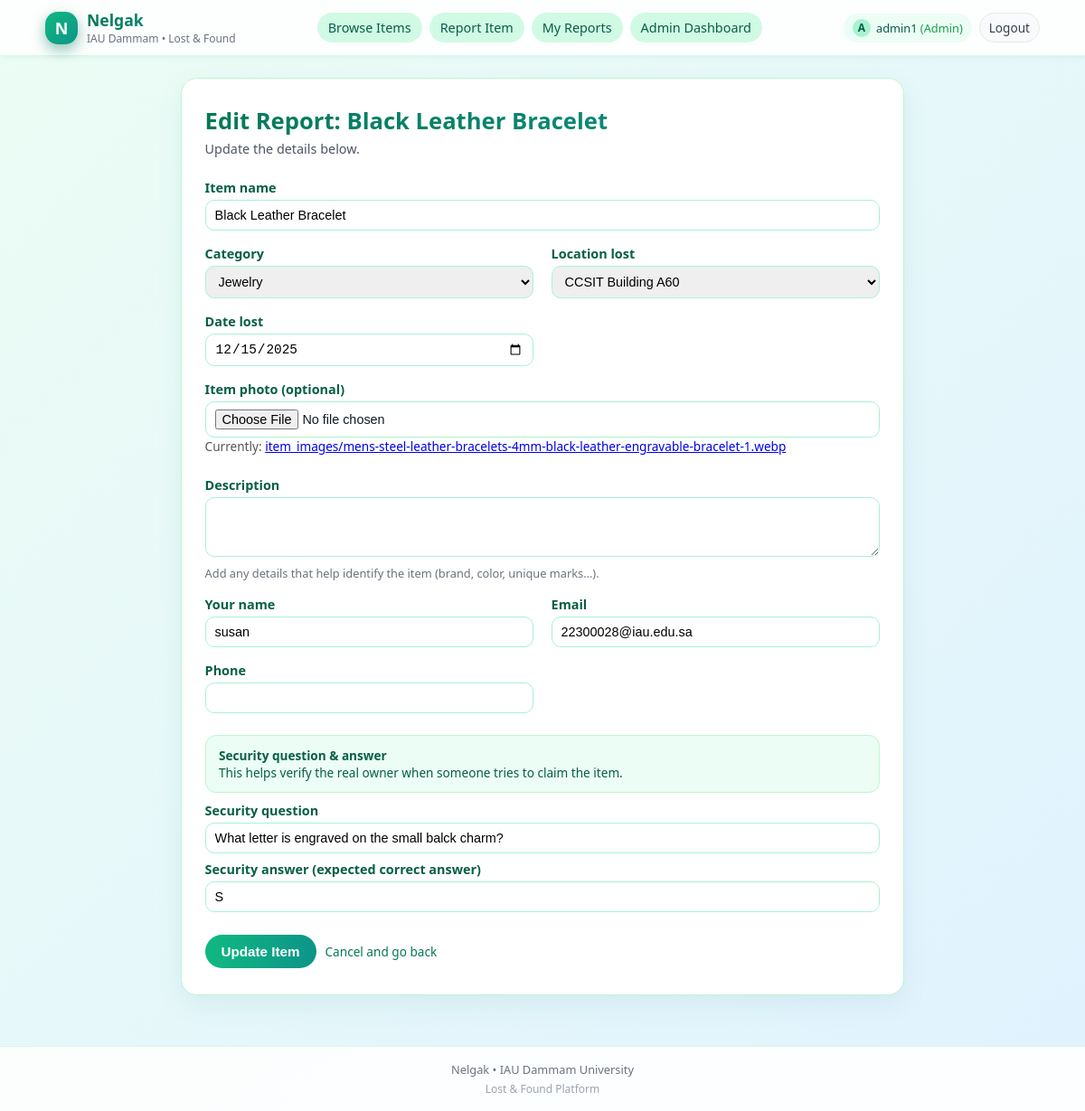
Screenshot of /edit-item/8/ (signed in) with the database file from the repository.
### lostandfound/models.py (models this page shows, shortened)
class LostItem(models.Model):
    CATEGORY_CHOICES = [
        ('Electronics', 'Electronics'),
        ('Jewelry', 'Jewelry'),
        ('Clothing', 'Clothing'),
        ('Bags', 'Bags'),
        ('Keys', 'Keys'),
        ('Documents', 'Documents'),
        ('Pets', 'Pets'),
        ('Sports Equipment', 'Sports Equipment'),
        ('Other', 'Other'),
    ]
    LOCATION_CHOICES = [
        ('CCSIT Building A60', 'CCSIT Building A60'),
        ('CCSIT Building A61', 'CCSIT Building A61'),
    ]
    STATUS_CHOICES = [
        ('not_found', 'Not Found'),
        ('found', 'Found'),
    ]
    item_name = models.CharField(max_length=100)
    description = models.TextField(blank=True)
    building_number = models.CharField(max_length=10, default='A60')
    category = models.CharField(max_length=50, choices=CATEGORY_CHOICES)
    location_lost = models.CharField(max_length=50, choices=LOCATION_CHOICES)
    date_lost = models.DateField()
    status = models.CharField(
        max_length=20,
        choices=STATUS_CHOICES,
        default='not_found'
    )
    college = models.CharField(
        max_length=50,
        default='CCIS',
        blank=True
    )
    reported_by = models.ForeignKey(
        User,
        on_delete=models.SET_NULL,
        null=True,
        blank=True,
        related_name='lost_items'
    )
    security_question = models.CharField(max_length=255)
    security_answer = models.CharField(max_length=255)
    image = models.ImageField(upload_to='item_images/', blank=True, null=True)
    contact_name = models.CharField(max_length=100)
    contact_email = models.EmailField(blank=True)
    contact_phone = models.CharField(max_length=20, blank=True)
    created_at = models.DateTimeField(auto_now_add=True)

### lostandfound/views.py (the view)
# urls.py: path('edit-item/<int:pk>/', views.edit_item, name='edit_item'), # New URL pattern for editing an item
@staff_member_required
def edit_item(request, pk):
    item = get_object_or_404(LostItem, pk=pk)
    if request.method == 'POST':
        form = LostItemForm(request.POST, request.FILES, instance=item)
        if form.is_valid():
            form.save()
            messages.success(request, "Item updated successfully.")
            return redirect('admin_dashboard')
    else:
        form = LostItemForm(instance=item)
    return render(request, 'lostandfound/edit_item.html', {'form': form, 'item': item})

### lostandfound/forms.py
class LostItemForm(forms.ModelForm):
    class Meta:
        model = LostItem
        fields = [
            'item_name',
            'description',
            'category',
            'location_lost',
            'date_lost',
            'image',
            'contact_name',
            'contact_email',
            'contact_phone',
            'security_question',
            'security_answer',
        ]
        widgets = {
            'date_lost': forms.DateInput(attrs={'type': 'date'}),
            'description': forms.Textarea(attrs={'rows': 3}),
        }
    def __init__(self, *args, **kwargs):
        super().__init__(*args, **kwargs)
        self.fields['security_question'].required = True
        self.fields['security_answer'].required = True

### lostandfound/templates/lostandfound/edit_item.html (shortened to what this page needs)
{% extends "base.html" %}
{% block content %}
<div style="
    max-width: 800px;
    margin: 0 auto;
">
  <div style="
      background: white;
      border-radius: 18px;
      padding: 1.8rem 1.6rem;
      box-shadow: 0 10px 30px rgba(15,118,110,0.08);
      border: 1px solid #bbf7d0;
  ">
    <h1 style="
        margin-top: 0;
        font-size: 1.6rem;
        font-weight: 700;
        background: linear-gradient(to right, #047857, #0d9488);
        -webkit-background-clip: text;
        -webkit-text-fill-color: transparent;
        margin-bottom: 0.25rem;
    ">
      Edit Report: {{ item.item_name }}
    </h1>
    <p style="margin: 0 0 1.5rem 0; color:#4b5563; font-size:0.9rem;">
      Update the details below.
    </p>
    <form method="post" enctype="multipart/form-data">
      <div style="
          display:grid;
          grid-template-columns: 1fr 1fr;
          gap: 1rem 1.2rem;
      ">
        <div style="grid-column: span 2;">
          <label style="font-size:0.9rem; font-weight:600; color:#065f46; display:block; margin-bottom:4px;">
            Item name
          </label>
          {{ form.item_name }}
        </div>
        <div>
          <label style="font-size:0.9rem; font-weight:600; color:#065f46; display:block; margin-bottom:4px;">
            Category
          </label>
          {{ form.category }}
        </div>
        <div>
          <label style="font-size:0.9rem; font-weight:600; color:#065f46; display:block; margin-bottom:4px;">
            Location lost
          </label>
          {{ form.location_lost }}
        </div>
        <div>
          <label style="font-size:0.9rem; font-weight:600; color:#065f46; display:block; margin-bottom:4px;">
            Date lost
          </label>
          {{ form.date_lost }}
        </div>
        <div style="grid-column: span 2;">
          <label style="font-size:0.9rem; font-weight:600; color:#065f46; display:block; margin-bottom:4px;">
            Item photo (optional)
          </label>
          <input type="file"
                name="image"
                accept="image/*"
                style="
                  width:100%;
                  padding:8px 10px;
                  border-radius:10px;
                  border:1px solid #a7f3d0;
                  background:white;
                  font-size:0.9rem;
                  cursor:pointer;
                ">
          {% if item.image %}
            <div style="margin-bottom:8px; font-size:0.85rem; color:#555;">
              Currently: <a href="{{ item.image.url }}" target="_blank">{{ item.image.name }}</a>
            </div>
          {% endif %}
        </div>
        <div style="grid-column: span 2;">
          <label style="font-size:0.9rem; font-weight:600; color:#065f46; display:block; margin-bottom:4px;">
            Description
          </label>
          {{ form.description }}
          <p style="margin:4px 0 0; font-size:0.8rem; color:#6b7280;">
            Add any details that help identify the item (brand, color, unique marks…).
          </p>
        </div>
        <div>
          <label style="font-size:0.9rem; font-weight:600; color:#065f46; display:block; margin-bottom:4px;">
            Your name
          </label>
          {{ form.contact_name }}
        </div>
        <div>
          <label style="font-size:0.9rem; font-weight:600; color:#065f46; display:block; margin-bottom:4px;">
            Email
          </label>
          {{ form.contact_email }}
        </div>
        <div>
          <label style="font-size:0.9rem; font-weight:600; color:#065f46; display:block; margin-bottom:4px;">
            Phone
          </label>
          {{ form.contact_phone }}
        </div>
        <div style="grid-column: span 2; margin-top:0.5rem;">
          <div style="
              padding:0.75rem 0.9rem;
              border-radius:12px;
              background:#ecfdf5;
              border:1px solid #bbf7d0;
              margin-bottom:0.6rem;
              font-size:0.85rem;
              color:#065f46;
          ">
            <strong>Security question &amp; answer</strong><br>
            This helps verify the real owner when someone tries to claim the item.
          </div>
          <label style="font-size:0.9rem; font-weight:600; color:#065f46; display:block; margin-bottom:4px;">
            Security question
          </label>
          {{ form.security_question }}
          <div style="height:0.5rem;"></div>
          <label style="font-size:0.9rem; font-weight:600; color:#065f46; display:block; margin-bottom:4px;">
            Security answer (expected correct answer)
          </label>
          {{ form.security_answer }}
        </div>
      </div>
      <div style="margin-top:1.6rem; display:flex; gap:10px; align-items:center;">
        <button type="submit"
                style="
                  padding:10px 18px;
                  border-radius:999px;
                  border:none;
                  background:linear-gradient(to right,#10b981,#0d9488);
                  color:white;
                  font-weight:600;
                  cursor:pointer;
                  font-size:0.95rem;
                ">
          Update Item
        </button>
        <a href="{% url 'admin_dashboard' %}"
           style="
             font-size:0.85rem;
             color:#047857;
             text-decoration:none;
           ">
          Cancel and go back
        </a>
      </div>
    </form>
  </div>
</div>
{% endblock %}

### lostandfound/templates/base.html (shortened to what this page needs)
<!DOCTYPE html>
<html lang="en">
<head>
</head>
<body>
  <div class="page">
    <header class="site-header">
      <div class="header-inner">
        <div class="brand">
          <div class="brand-icon">N</div>
          <div>
            <div class="brand-text-main">Nelgak</div>
            <div class="brand-text-sub">IAU Dammam • Lost &amp; Found</div>
          </div>
        </div>
        <nav class="nav-main">
          <a href="{% url 'home' %}"
             class="nav-btn {% if request.resolver_match.url_name == 'home' %}nav-btn-active{% endif %}">
            Browse Items
          </a>
          <a href="{% url 'report_item' %}"
             class="nav-btn {% if request.resolver_match.url_name == 'report_item' %}nav-btn-active{% endif %}">
            Report Item
          </a>
          {% if user.is_authenticated %}
            <a href="{% url 'my_reports' %}"
               class="nav-btn {% if request.resolver_match.url_name == 'my_reports' %}nav-btn-active{% endif %}">
              My Reports
            </a>
          {% endif %}
          {% if user.is_staff %}
            <a href="{% url 'admin_dashboard' %}"
              class="nav-btn {% if request.resolver_match.url_name == 'admin_dashboard' %}nav-btn-active{% endif %}">
              Admin Dashboard
            </a>
          {% endif %}
        </nav>
        <div class="user-area">
          {% if user.is_authenticated %}
            <div class="user-chip">
              <div class="user-circle">
                {{ user.username|first|upper }}
              </div>
              <span>
                {{ user.get_full_name|default:user.username }}
                {% if user.is_staff %}<span style="color:#16a34a;"> (Admin)</span>{% endif %}
              </span>
            </div>
            <a href="{% url 'user_logout' %}" class="btn-link">
              Logout
            </a>
          {% else %}
            <a href="{% url 'login' %}" class="btn-link btn-login">
              Login
            </a>
          {% endif %}
        </div>
      </div>
    </header>
    <main class="site-main">
      {% block content %}{% endblock %}
    </main>
    <footer class="site-footer">
      <div>Nelgak • IAU Dammam University</div>
      <div class="sub">Lost &amp; Found Platform</div>
    </footer>
  </div>
</body>
</html>

### lostandfound/templates/base.html (style rules this page uses)
body { margin: 0; font-family: system-ui, -apple-system, BlinkMacSystemFont, "Segoe UI", sans-serif; background: linear-gradient(to bottom right, #ecfdf5, #e0f2fe); color: #111827; }
.page { min-height: 100vh; display: flex; flex-direction: column; }
.site-header { position: sticky; top: 0; z-index: 50; background: rgba(255,255,255,0.9); backdrop-filter: blur(10px); border-bottom: 1px solid #d1fae5; box-shadow: 0 2px 6px rgba(15,118,110,0.06); }
.header-inner { max-width: 1100px; margin: 0 auto; padding: 10px 16px; display: flex; align-items: center; justify-content: space-between; gap: 12px; flex-wrap: wrap; }
.brand { display: flex; align-items: center; gap: 10px; }
.brand-icon { width: 36px; height: 36px; border-radius: 14px; background: linear-gradient(to bottom right, #10b981, #0d9488); display: flex; align-items: center; justify-content: center; box-shadow: 0 6px 16px rgba(4,120,87,0.45); color: white; font-weight: 700; font-size: 18px; }
.brand-text-main { font-size: 1.1rem; font-weight: 700; background: linear-gradient(to right, #047857, #0d9488); -webkit-background-clip: text; -webkit-text-fill-color: transparent; }
.brand-text-sub { font-size: 0.75rem; color: #6b7280; }
.nav-main { display: flex; gap: 8px; flex-wrap: wrap; justify-content: center; }
.nav-btn { padding: 7px 12px; border-radius: 999px; border: none; text-decoration: none; font-size: 0.9rem; font-weight: 500; color: #065f46; background: #d1fae5; cursor: pointer; transition: background 0.15s ease, transform 0.1s ease; }
.user-area { display: flex; align-items: center; gap: 8px; flex-wrap: wrap; justify-content: flex-end; }
.user-chip { display: flex; align-items: center; gap: 6px; padding: 6px 10px; border-radius: 999px; background: #ecfdf5; font-size: 0.8rem; color: #065f46; }
.user-circle { width: 20px; height: 20px; border-radius: 999px; background: #a7f3d0; display: flex; align-items: center; justify-content: center; font-size: 0.75rem; font-weight: 700; }
.btn-link { padding: 6px 10px; border-radius: 999px; border: none; text-decoration: none; font-size: 0.85rem; font-weight: 500; cursor: pointer; background: #f9fafb; color: #374151; border: 1px solid #e5e7eb; }
.site-main { max-width: 1100px; margin: 1.5rem auto; padding: 0 16px; flex: 1; width: 100%; }
.site-footer { margin-top: 2rem; padding: 16px; background: rgba(255,255,255,0.9); border-top: 1px solid #d1fae5; text-align: center; font-size: 0.8rem; color: #6b7280; }
.site-footer .sub { font-size: 0.75rem; color: #9ca3af; margin-top: 4px; }

### lostandfound/templates/lostandfound/edit_item.html (style rules this page uses)
.page input, .page select, .page textarea { width: 100%; padding: 8px 10px; border-radius: 10px; border: 1px solid #a7f3d0; font-size: 0.9rem; outline: none; box-sizing: border-box; }
.page textarea { resize: vertical; }

### rows the page displays
LostItem: item_name "Black Leather Bracelet", category "Jewelry", location_lost "CCSIT Building A60", date_lost "12/15/2025", image.name "item_images/mens-steel-leather-bracelets-4mm-black-leather-engravable-bracelet-1.webp", contact_name "susan", contact_email "22300028@iau.edu.sa", security_question "What letter is engraved on the small balck charm?", security_answer "S"

### other values shown
{{ user.username|first|upper }} "A"
{{ user.get_full_name|default:user.username }} "admin1"
